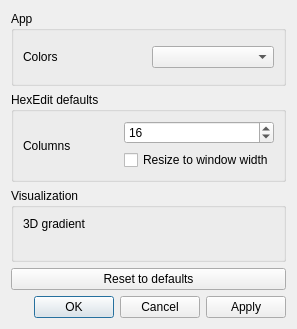
<?xml version="1.0" encoding="UTF-8"?>
<ui version="4.0">
 <class>OptionsDialog</class>
 <widget class="QDialog" name="OptionsDialog">
  <property name="geometry">
   <rect>
    <x>0</x>
    <y>0</y>
    <width>297</width>
    <height>329</height>
   </rect>
  </property>
  <property name="windowTitle">
   <string>Options</string>
  </property>
  <layout class="QVBoxLayout" name="verticalLayout">
   <item>
    <widget class="QGroupBox" name="gbApp">
     <property name="title">
      <string>App</string>
     </property>
     <layout class="QGridLayout" name="gridLayout_2">
      <item row="2" column="0">
       <layout class="QHBoxLayout" name="horizontalLayout">
        <item>
         <widget class="QLabel" name="labelHexEditColors">
          <property name="text">
           <string>Colors</string>
          </property>
         </widget>
        </item>
        <item>
         <widget class="QComboBox" name="colorsBox">
          <property name="editable">
           <bool>false</bool>
          </property>
          <property name="currentIndex">
           <number>-1</number>
          </property>
         </widget>
        </item>
       </layout>
      </item>
     </layout>
    </widget>
   </item>
   <item>
    <widget class="QGroupBox" name="gbHexEdit">
     <property name="title">
      <string>HexEdit defaults</string>
     </property>
     <layout class="QVBoxLayout" name="verticalLayout_3">
      <item>
       <layout class="QHBoxLayout" name="horizontalLayout_2">
        <item>
         <widget class="QLabel" name="hexColumnsLabel">
          <property name="text">
           <string>Columns</string>
          </property>
         </widget>
        </item>
        <item>
         <layout class="QVBoxLayout" name="verticalLayout_2">
          <item>
           <widget class="QSpinBox" name="hexColumnsSpinBox">
            <property name="minimum">
             <number>1</number>
            </property>
            <property name="maximum">
             <number>1024</number>
            </property>
            <property name="value">
             <number>16</number>
            </property>
           </widget>
          </item>
          <item>
           <widget class="QCheckBox" name="hexColumnsAutoCheckBox">
            <property name="text">
             <string>Resize to window width</string>
            </property>
           </widget>
          </item>
         </layout>
        </item>
       </layout>
      </item>
     </layout>
    </widget>
   </item>
   <item>
    <widget class="QGroupBox" name="gbVisualization">
     <property name="title">
      <string>Visualization</string>
     </property>
     <layout class="QVBoxLayout" name="verticalLayout_4">
      <item>
       <layout class="QFormLayout" name="formLayout">
        <item row="0" column="0">
         <widget class="QLabel" name="gradientLabel">
          <property name="sizePolicy">
           <sizepolicy hsizetype="Minimum" vsizetype="Preferred">
            <horstretch>0</horstretch>
            <verstretch>0</verstretch>
           </sizepolicy>
          </property>
          <property name="text">
           <string>3D gradient</string>
          </property>
         </widget>
        </item>
        <item row="0" column="1">
         <layout class="QHBoxLayout" name="visualizationGradientLayout"/>
        </item>
       </layout>
      </item>
     </layout>
    </widget>
   </item>
   <item>
    <widget class="QPushButton" name="resetToDefaultsButton">
     <property name="focusPolicy">
      <enum>Qt::StrongFocus</enum>
     </property>
     <property name="text">
      <string>Reset to defaults</string>
     </property>
    </widget>
   </item>
   <item>
    <widget class="QDialogButtonBox" name="buttonBox">
     <property name="orientation">
      <enum>Qt::Horizontal</enum>
     </property>
     <property name="standardButtons">
      <set>QDialogButtonBox::Apply|QDialogButtonBox::Cancel|QDialogButtonBox::Ok</set>
     </property>
    </widget>
   </item>
  </layout>
 </widget>
 <tabstops>
  <tabstop>buttonBox</tabstop>
 </tabstops>
 <resources/>
 <connections>
  <connection>
   <sender>buttonBox</sender>
   <signal>rejected()</signal>
   <receiver>OptionsDialog</receiver>
   <slot>reject()</slot>
   <hints>
    <hint type="sourcelabel">
     <x>290</x>
     <y>160</y>
    </hint>
    <hint type="destinationlabel">
     <x>286</x>
     <y>168</y>
    </hint>
   </hints>
  </connection>
  <connection>
   <sender>buttonBox</sender>
   <signal>accepted()</signal>
   <receiver>OptionsDialog</receiver>
   <slot>accept()</slot>
   <hints>
    <hint type="sourcelabel">
     <x>222</x>
     <y>154</y>
    </hint>
    <hint type="destinationlabel">
     <x>157</x>
     <y>168</y>
    </hint>
   </hints>
  </connection>
 </connections>
</ui>
